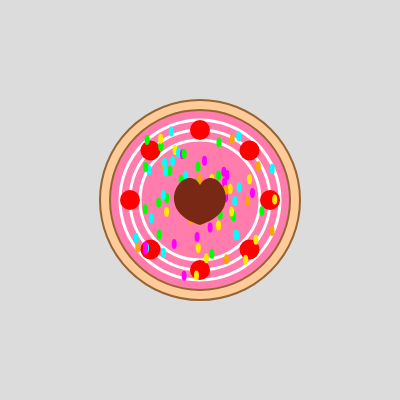
Frame 1 (no input)
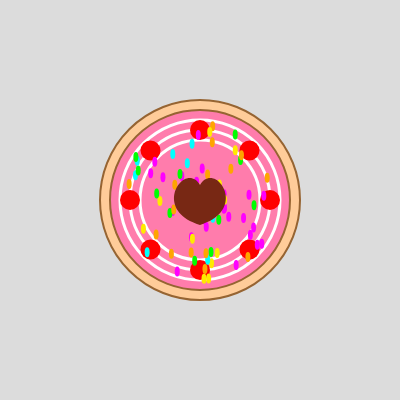
Frame 2 (the mouse pressed at the canvas centre, redrawn once)

The p5.js sketch that drew these frames (run headless with seeded random() and noise() and a simulated clock; the mouse was pressed at the canvas centre and the sketch redrawn once):

// p5.js sketch
// ── sketch.js
function setup() {
  createCanvas(400, 400);
  noLoop();
}

function draw() {
  background(220);

  let cx = width / 2;
  let cy = height / 2;

  // --- Cake Base ---
  fill(255, 204, 153); // light brown
  stroke(150, 100, 50);
  strokeWeight(2);
  ellipse(cx, cy, 200, 200);

  // --- Frosting Layer ---
  fill(255, 102, 178, 200); // pink frosting
  ellipse(cx, cy, 180, 180);

  // --- Icing swirls ---
  stroke(255);
  strokeWeight(3);
  noFill();
  for (let r = 60; r <= 80; r += 10) {
    ellipse(cx, cy, r * 2, r * 2);
  }

  // --- Cherries around the cake ---
  fill(255, 0, 0);
  noStroke();
  let numCherries = 8;
  for (let i = 0; i < numCherries; i++) {
    let angle = TWO_PI / numCherries * i;
    let x = cx + cos(angle) * 70;
    let y = cy + sin(angle) * 70;
    ellipse(x, y, 20, 20);
  }

  // --- Sprinkles ---
  let sprinkleColors = ["#FFEA00", "#00FFFF", "#FF00FF", "#00FF00", "#FFA500"];
  for (let i = 0; i < 100; i++) {
    let angle = random(TWO_PI);
    let radius = random(0, 80);
    let x = cx + cos(angle) * radius;
    let y = cy + sin(angle) * radius;
    fill(random(sprinkleColors));
    noStroke();
    ellipse(x, y, 5, 10);
  }

  // --- Center decoration (chocolate heart) ---
  fill(120, 40, 20);
  beginShape();
  vertex(cx, cy - 15);
  bezierVertex(cx - 15, cy - 40, cx - 50, cy + 10, cx, cy + 25);
  bezierVertex(cx + 50, cy + 10, cx + 15, cy - 40, cx, cy - 15);
  endShape(CLOSE);
}
